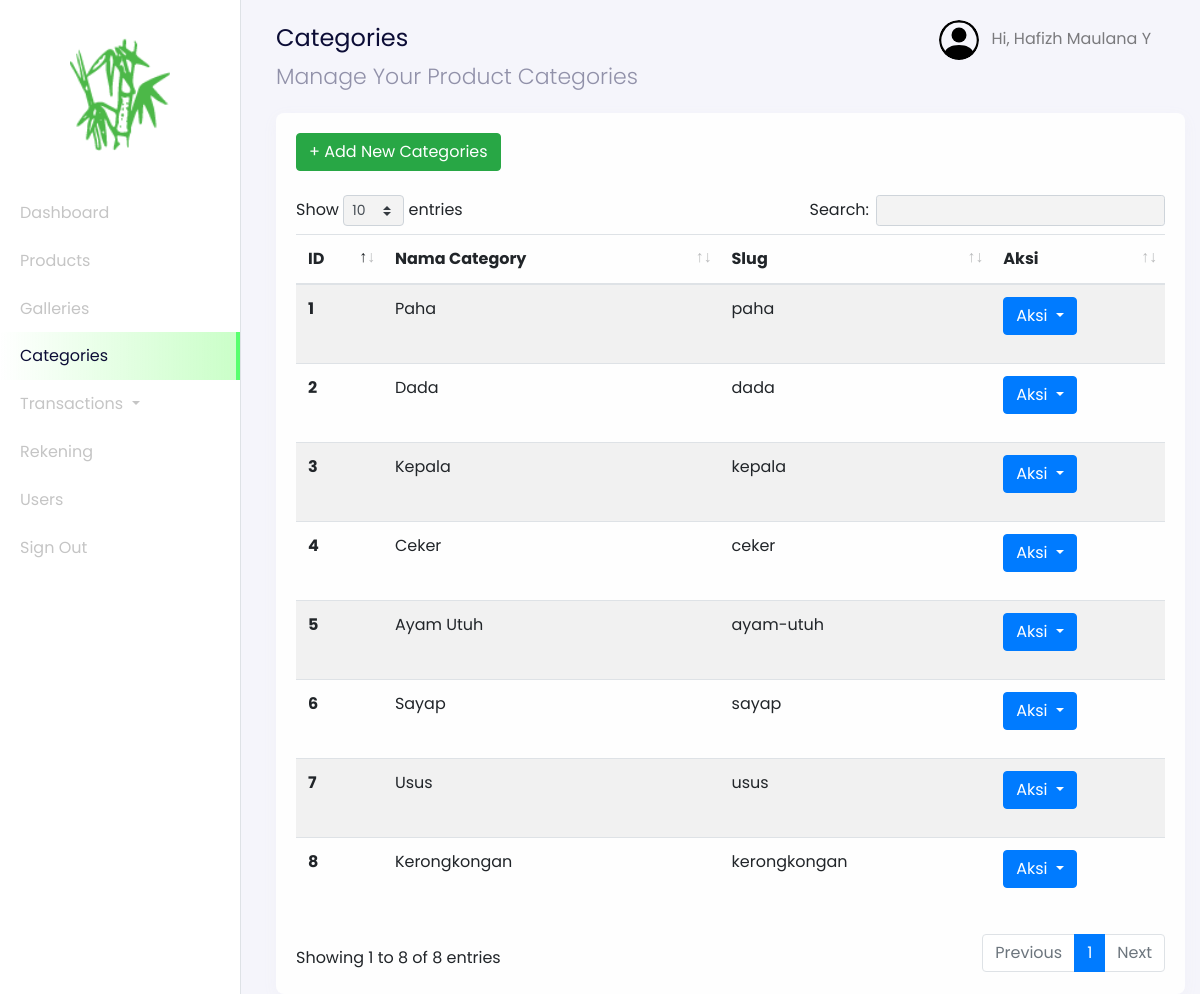
The page /admin?page=categories (signed in) on the database its author committed.
### tables this page shows
CREATE TABLE `users` (
  `id_user` int(11) NOT NULL,
  `name` varchar(255) NOT NULL,
  `email` varchar(255) NOT NULL,
  `password` varchar(255) NOT NULL,
  `address` text,
  `phone_number` varchar(255) NOT NULL,
  `postal_code` varchar(191) NOT NULL,
  `roles` varchar(255) NOT NULL
);

CREATE TABLE `categories` (
  `id` int(11) NOT NULL,
  `category_name` varchar(255) NOT NULL,
  `slug` varchar(255) NOT NULL
);

### config/config.php (called while the page is built, shortened)
<?php
$host = 'localhost';
$user = 'root';
$password = '';
$dbname = 'bamboo_art';
$conn = mysqli_connect($host, $user, $password, $dbname);
function query($query)
{
    global $conn;
    $result = mysqli_query($conn, $query);
    $rows = [];
    while ($row = mysqli_fetch_assoc($result)) {
        $rows[] = $row;
    }
    return $rows;
}
?>

### admin/dashboard-categories.php (the view, shortened to what this page needs)
<nav
  class="navbar navbar-expand-lg navbar-light navbar-store fixed-top"
  data-aos="fade-down"
>
  <div class="container-fluid">
    <div class="collpase navbar-collapse" id="navbarResponsive">
      <ul class="navbar-nav d-none d-lg-flex ml-auto">
        <li class="nav-item dropdown">
          <a
            href="#"
            class="nav-link"
            id="navbarDropdown"
            role="button"
            data-toggle="dropdown"
          >
          <img
              src="../assets/images/person-circle.svg"
              alt="profile"
              height="40px"
              class="rounded-circle mr-2 profile-picture"
            />
            <?php
              $id_user = $_SESSION['user'];
              $user = query("SELECT * FROM users WHERE id_user = $id_user")[0];
            ?>
            Hi, <?= $user["name"]; ?>
          </a>
        </li>
      </ul>
    </div>
  </div>
</nav>
<div class="section-content section-dashboard-home" data-aos="fade-up">
  <div class="container-fluid">
    <div class="dashboard-heading">
      <h2 class="dashboard-title">Categories</h2>
      <p class="dashboard-subtitle">Manage Your Product Categories</p>
    </div>
    <div class="dashboard-content">
      <div class="row mt-4">
        <div class="col-12">
          <div class="card">
            <div class="card-body">
              <div class="row mb-4">
                <div class="col-12">
                <a href="?page=categories-create" class="btn btn-success">
                  + Add New Categories
                </a>
                </div>
              </div>
              <div class="row">
                <div class="col-12">
                  <div class="table-responsive">
                    <table class="table table-striped table-hover w-100" id="table">
                      <thead>
                        <tr>
                          <th scope="col">ID</th>
                          <th scope="col">Nama Category</th>
                          <th scope="col">Slug</th>
                          <th scope="col">Aksi</th>
                        </tr>
                      </thead>
                      <tbody>
                        <?php
                          $no = 1;
                          $categories = query("SELECT * FROM categories");
                        ?>
                        <?php foreach ($categories as $category) : ?>
                          <tr>
                            <th scope="row" style="width: 10%;"><?= $no; ?></th>
                            <td><?= $category["category_name"]; ?></td>
                            <td><?= $category["slug"]; ?></td>
                            <td style="width: 20%;">
                              <div class="dropdown">
                                <button class="btn btn-primary dropdown-toggle" type="button" id="dropdownMenuButton" data-toggle="dropdown" aria-haspopup="true" aria-expanded="false">
                                  Aksi
                                </button>
                                <div class="dropdown-menu" aria-labelledby="dropdownMenuButton">
                                  <a class="dropdown-item" onclick="return confirm('Apakah Ingin Menghapus category Ini ?')" href="?page=categories-delete&id=<?= $category["id"]; ?>">Delete</button>
                                </div>
                              </div>
                            </td>
                          </tr>
                          <?php $no++ ?>
                        <?php endforeach;?>
                      </tbody>
                    </table>
                  </div>
                </div>
              </div>
            </div>
          </div>
        </div>
      </div>
    </div>
  </div>
</div>

### rows shown on the page
users: name "Hafizh Maulana Y"
categories: category_name "Paha", slug "paha"
categories: category_name "Dada", slug "dada"
categories: category_name "Kepala", slug "kepala"
categories: category_name "Ceker", slug "ceker"
categories: category_name "Ayam Utuh", slug "ayam-utuh"
categories: category_name "Sayap", slug "sayap"
categories: category_name "Usus", slug "usus"
categories: category_name "Kerongkongan", slug "kerongkongan"
